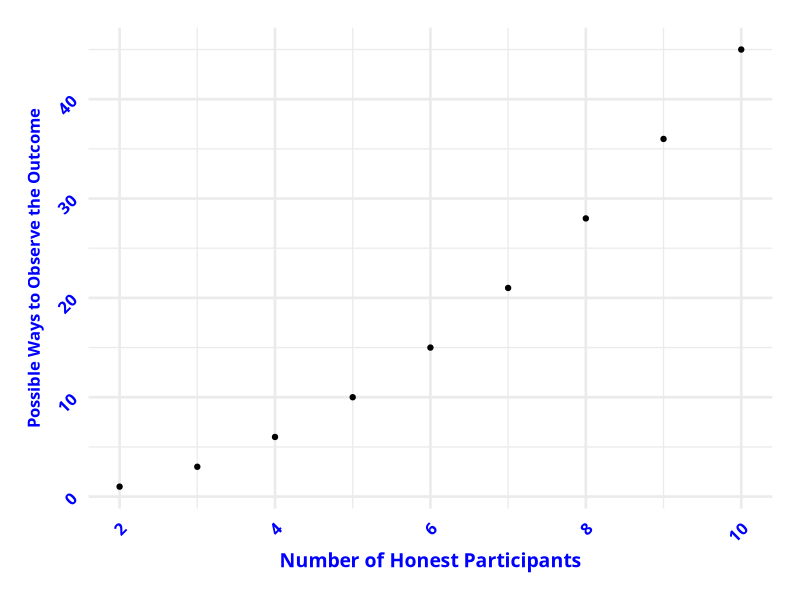
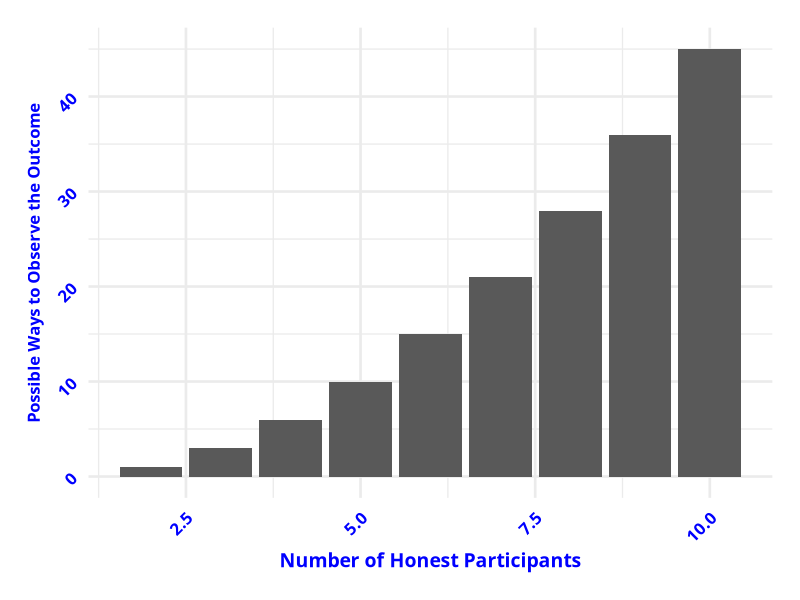

The R source for these figures, in order:
## ---- chunk 1
#| label: setup
#| include: false
#| echo: false


# install.packages(c("mapview", "survey", "srvyr", "arcgislayers"))

# census_api_key("95496766c51541ee6f402c1e1a8658581285b759", install = TRUE, overwrite = TRUE)


# # load libraries - NOT NEEDED


# Force dplyr's select to take precedence
select <- dplyr::select
filter <- dplyr::filter

# Options
options(scipen = 999)
options(qic.clshade = T) # NO LONGER NEEDED; CHARTS ALL PREPARED WITH GGPLOT2 ONLY
options(qic.linecol = 'black') # NO LONGER NEEDED; CHARTS ALL PREPARED WITH GGPLOT2 ONLY
options(qic.signalcol = "firebrick") # NO LONGER NEEDED; CHARTS ALL PREPARED WITH GGPLOT2 ONLY
options(qic.targetcol = "purple") # NO LONGER NEEDED; CHARTS ALL PREPARED WITH GGPLOT2 ONLY
options(DT.options = list(dom = 'pBlfrti')) # Add buttons, filtering, and top (t) pagination controls
options(shiny.maxRequestSize = 50 * 1024^2) # Set upload maximum to 50 MB
options(tigris_use_cache = TRUE)
options(device = "RStudioGD") 


# Flextable defaults:
flextable::set_flextable_defaults(
  font.size = 14, 
  font.family = "Cabin",
  font.color = "black",
  table.layout = "fixed",
  border.color = "darkgray",
  padding.top = 3, padding.bottom = 3,
  padding.left = 4, padding.right = 4,
  line_spacing = 1.3,
  digits = 2,
  decimal.mark = ".",
  big.mark = " ",
  na_str = "<na>",
  post_process_html = identity,
  post_process_docx = identity
)


#
# # Sample Code:
# flextable::flextable(violations) |>
 #  flextable::set_header_labels(
 #    Variable = "Variable",
 #    Measurement = "Measurement",
 #    Likely_Impact = "Likely Impact"
 #  ) |>
#    flextable::add_header_lines(values = "Frequent Violations of Scientific Method in Current So-Called 'Equity' Research") |>
#   flextable::color(i = 1, color = "blue", part = "header") |>
#   flextable::italic(i = 1, part = "header") |>
#   flextable::align(i = 1, align = "center", part = "header") |>
#   flextable::fontsize(i = 1, size = 14, part = "header") |>
#   flextable::bg(i = 1, bg = "white", part = "header") |>
#   flextable::bg(i = 2, bg = "palegreen", part = "header") |>
#   flextable::bold(i = 1:2, part = "header") |>
#   flextable::bold(i = 1:7, j = 1, part = "body") |>
#   ftExtra::colformat_md() |> 
#   flextable::autofit()
  

# Flextable built-in themes:
  # flextable::theme_alafoli()	|>  # BLAH
  # flextable::theme_apa()  # THIS IS NICE
  # flextable::theme_booktabs() |>  # NICE, MORE COMPACT
  # flextable::theme_box() |>   # OK, INCLUDES CELL BORDERS
  # flextable::theme_tron() |>  # 'DARK MODE' BLUE TEXT
  # flextable::theme_tron_legacy() |>   # 'DARK MODE' YELLOW TEXT
  # flextable::theme_vader() |>    # 'DARK MODE' WHITE TEXT
  # flextable::theme_vanilla() |>   # NOT SPECIAL
  # flextable::theme_zebra()	|>
  #

# Flextable titles:
  # flextable::colformat_double(j = c("Mean", "SD", "N"), big.mark = ",", digits = 1) |>
  # flextable::flextable(variance_comparison) |>
  #  flextable::add_header_lines(values = "The Within-Group vs Between-Group Variance Problem") |>

# Flextable Title theming at table-level:
  #  flextable::color(i = 1, color = "blue", part = "header") |>
  #  flextable::italic(i = 1, part = "header") |>
  #  flextable::align(i = 1, align = "center", part = "header") |>
  #  flextable::fontsize(i = 1, size = 14, part = "header") |>
  #  flextable::bg(i = 1, bg = "white", part = "header") |>

# Flextable standard table background colors:
  #  flextable::bg(i = 2, bg = "palegreen", part = "header") |>
  

# Flextable reading markdown:
  #  ftExtra::colformat_md() |> 

# Flextable auto-sizing cell widths:
  #  flextable::autofit() 
 
 # Flextable background based on SPECIFIC cell contents:
  #
  # flextable::bg(i = ~ Impact_on_Validity == "High", j = "Impact_on_Validity", bg = "#ffcccc") |>
 # flextable::bg(i = ~ Impact_on_Validity == "Medium", j = "Impact_on_Validity", bg = "#ffffcc") |>
  #
  # 
  # Apply yellow background to any cell containing "Yes":

  # for (col in base::names(hypotheses_data)) {
  #   yes_rows <- base::which(hypotheses_data[[col]] == "Yes")
  #   if (base::length(yes_rows) > 0) {
  #     ft <- ft |>
  #       flextable::bg(i = yes_rows, j = col, bg = "yellow", part = "body")
  #   }
  # } 
  #
  # Apply to last row of table:
  #
  #



# Set global theme for consistent plots
ggplot2::theme_set(
  ggplot2::theme_minimal(base_size = 20) +
    ggplot2::theme(
      plot.title.position = "plot",
      plot.title = ggtext::element_textbox_simple(
        family = "Cabin",
        face = "bold",
        color = "darkgreen",
        size = 16,
        fill = "yellow",
        lineheight = 0.9,
        padding = ggplot2::margin(5.5, 5.5, 0.0, 5.5),
        margin = ggplot2::margin(0, 0, 5.5, 0)
      ),
      plot.subtitle = ggtext::element_textbox_simple(
        family = "Cabin",
        color = "darkgreen",
        face = "bold",
        size = 14,
        fill = "yellow",
        lineheight = 0.9,
        padding = ggplot2::margin(5.5, 5.5, 5.5, 5.5),
        margin = ggplot2::margin(0.0, 0, 5.5, 0)
      ),
      plot.caption = ggtext::element_markdown(
        family = "Cabin",
        size = 14,
        hjust = 1,
        color = "darkblue",
        face = "italic",
        fill = "yellow",
        lineheight = 1.0
      ),
      axis.text.x = ggtext::element_markdown(
        family = "Cabin",
        face = "bold",
        color = "blue",
        size = 12,
        angle = 45,
        hjust = 1
      ),
        # ggplot2::element_blank(),
      axis.title.x = ggtext::element_markdown(
        family = "Cabin",
        face = "bold",
        color = "blue",
        size = 14),
        # ggplot2::element_blank(),
      axis.text.y = ggtext::element_markdown(
        family = "Cabin",
        face = "bold",
        color = "blue",
        size = 12,
        angle = 45,
        hjust = 1
      ),
        # ggplot2::element_blank(),
      axis.title.y = ggtext::element_markdown(
        family = "Cabin",
        face = "bold",
        color = "blue",
        size = 12),
        # ggplot2::element_blank(),
      strip.text = ggtext::element_markdown(
        family = "Cabin",
        color = "black",
        size = 12,
        face = "italic",
        margin = ggplot2::margin(2, 0, 0.5, 0, "lines")
      ),
      axis.text = ggtext::element_markdown(
        family = "Cabin",
        color = "black"),
      panel.background = ggplot2::element_rect(fill = "white", color = NA),
      plot.background = ggplot2::element_rect(fill = "white", color = NA),
      legend.position = "none",
      panel.spacing.x = grid::unit(1.5, "cm"),
      panel.spacing.y = grid::unit(1.5, "cm"),
      plot.margin = ggplot2::margin(20, 20, 20, 20, "pt")
    )
)



  
# Set seed for reproducibility
base::set.seed(123)

## ---- chunk 2
df <- tibble::tibble(hon = 0:10)

# check result
print(df)
## ---- chunk 3
df2 <- dplyr::mutate(df,
  dis = 10 - hon,
  dis_claims = 10 - hon,
  hon_claims = hon - 2
)

# check result
print(df2)
## ---- chunk 4
valid_scenarios <- dplyr::filter(df2,
              hon_claims >= 0)

# check result
print(valid_scenarios)
## ---- chunk 5
poss_ways <- dplyr::mutate(valid_scenarios,
                           ways = base::choose(n = hon, k = hon - 2)
)

# check result
print(poss_ways)

## ---- chunk 6
all_hon <- dplyr::filter(poss_ways,
                         hon == 10)
five_hon <- dplyr::filter(poss_ways,
                          hon == 5)
max <- dplyr::slice_max(poss_ways,
                        ways)

## ---- chunk 7
plot <- ggplot2::ggplot(poss_ways, ggplot2::aes(x = hon, y = ways)) +
  ggplot2::geom_point() +
  ggplot2::labs(x = "Number of Honest Participants",
                y = "Possible Ways to Observe the Outcome"
                )

plot
## ---- chunk 8
plot2 <- ggplot2::ggplot(poss_ways, ggplot2::aes(x = hon, y = ways)) +
  ggplot2::geom_col() + 
  ggplot2::labs(x = "Number of Honest Participants",
                y = "Possible Ways to Observe the Outcome"
                )

plot2
